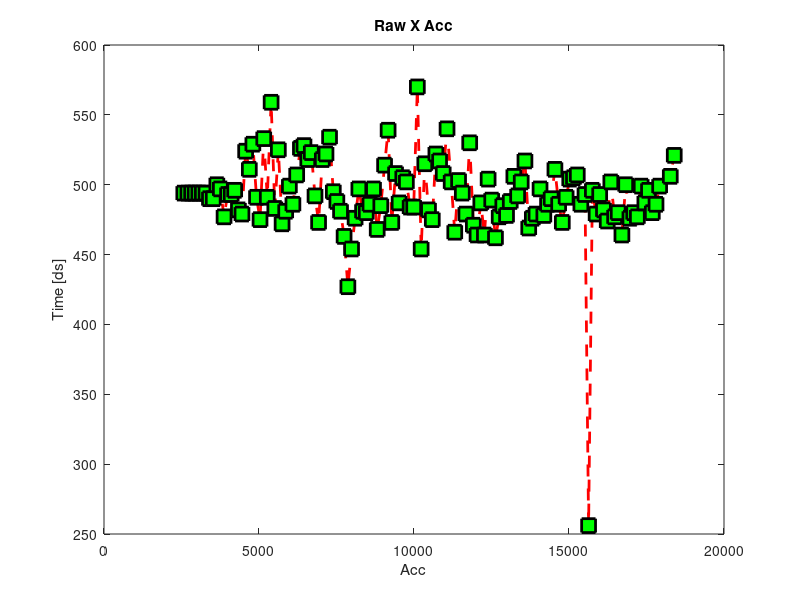
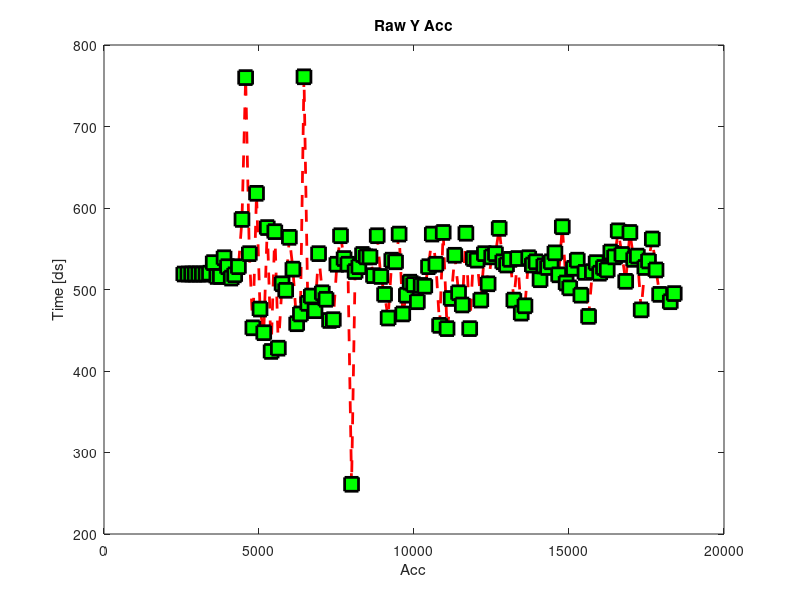
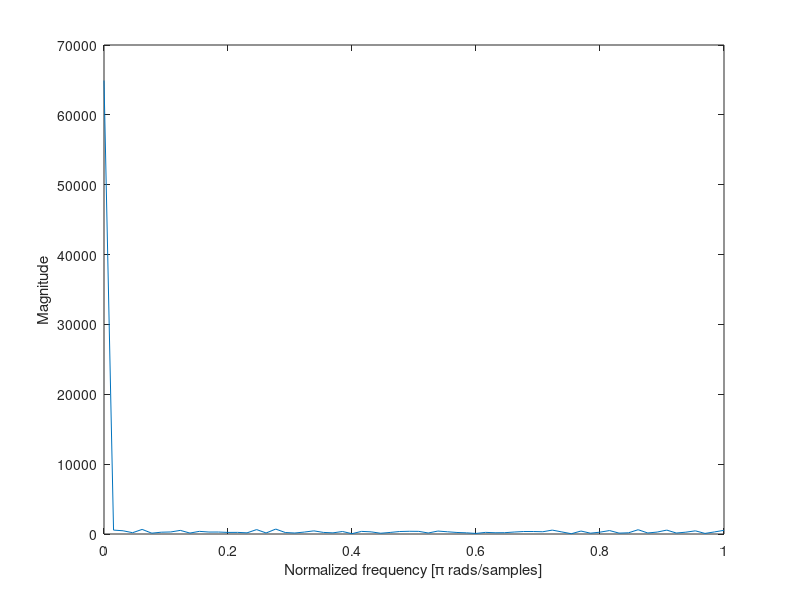

Source code (MATLAB) for these figures, in order:
fid = fopen('DATA0001.csv');
M = textscan(fid,'%f%f%s','delimiter',',');
fclose(fid);

%Time M{1}; % Values M{2}; % Type M{3};

numberOfSamples = size(M{1},1);
% Detect acc type
contX = 1;
contY = 1;
contZ = 1;
for i=1:numberOfSamples
    % Save Xaxis' values
    if strcmp(M{3}(i,1),'ACC1X')
        accXIndex(1,contX)=i;
        contX = contX+1;
        %M{3}(i,1)
    end
    
    % Save Yaxis' values
    if strcmp(M{3}(i,1),'ACC1Y')
        accYIndex(1,contY)=i;
        contY= contY+1;
        %M{3}(i,1)
    end
    
    % Save Zaxis' values
    if strcmp(M{3}(i,1),'ACC1Z')
        accZIndex(1,contZ)=i;
        contZ = contZ + 1;
        %M{3}(i,1)
    end
end
numberOfAccSamples = size(accXIndex,2);

for j=1:(numberOfAccSamples-1)
    accXRaw(1,j) = M{2}(accXIndex(1,j),1);
    accYRaw(1,j) = M{2}(accYIndex(1,j),1);
    accZRaw(1,j) = M{2}(accZIndex(1,j),1);
    time(1,j) = M{1}(accXIndex(1,j),1);
end

%% Plot Raw Values

% X Axis
figure(1)
plot(time,accXRaw,'--rs','LineWidth',2,...
                'MarkerEdgeColor','k',...
                'MarkerFaceColor','g',...
                'MarkerSize',10);
title('Raw X Acc');
xlabel('Acc');
ylabel('Time [ds]');

% Y Axis
figure;
plot(time,accYRaw,'--rs','LineWidth',2,...
                'MarkerEdgeColor','k',...
                'MarkerFaceColor','g',...
                'MarkerSize',10);
title('Raw Y Acc');
xlabel('Acc');
ylabel('Time [ds]');

% Z Axis
figure;
plot(time,accZRaw,'--rs','LineWidth',2,...
                'MarkerEdgeColor','k',...
                'MarkerFaceColor','g',...
                'MarkerSize',10);
title('Raw Z Acc');
xlabel('Acc');
ylabel('Time [ds]');


%% Filtering

%% Spectral analysis

% Plots magnitude spectrum of the signal
X_mags=abs(fft(accXRaw));
figure(3)
plot(X_mags);
xlabel('DFT Bins');
ylabel('Magnitude');

% Plots first half of DFT (normalized frequency)
figure(3)
num_bins = length(X_mags);
plot([0:1/(num_bins/2 -1):1],X_mags(1:num_bins/2))
xlabel('Normalized frequency [\pi rads/samples]');
ylabel('Magnitude');
